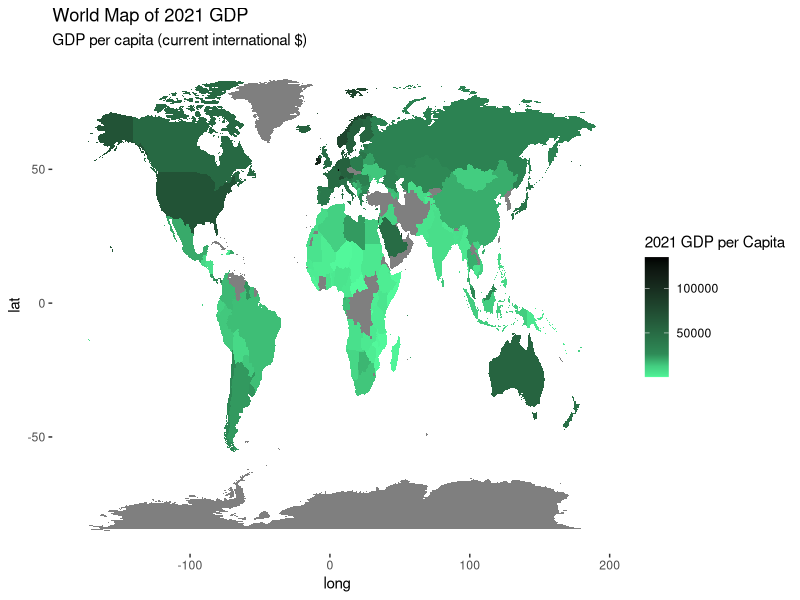

R code for this plot:
library(tidyverse)

# remove scientific notation from the map
options(scipen = 999)

# Load GDP dataset file
country_gdp <- read.csv(file = 'data/GDP_by_country.csv')

# Select the most recent year and rename column to prepare for join
most_recent_gdp <- country_gdp %>% 
  select(Country.Name, X2021) %>% 
  rename("region" = "Country.Name")

# Rename some elements to match the region in the map dataframe
most_recent_gdp[most_recent_gdp == "United States"] <- "USA"
most_recent_gdp[most_recent_gdp == "Russian Federation"] <- "Russia"
most_recent_gdp[most_recent_gdp == "Egypt, Arab Rep."] <- "Egypt"
most_recent_gdp[most_recent_gdp == "United Kingdom"] <- "UK"

# Create the map dataframe
world_coordinates <- map_data("world")

# Join the GDP dataframe and map dataframe together
joined_df <- left_join(world_coordinates, most_recent_gdp, by = "region")

# Use ggplot to form map
gdp_map <-ggplot(joined_df, aes( x = long, y = lat, group = group )) +
  geom_polygon(aes(fill = X2021)) +
  scale_fill_gradientn(colours = c('seagreen1', 'seagreen2', 'seagreen3', 'seagreen4', 'grey0')
                       , values = scales::rescale(c(50000, 100000, 500000, 1000000, 5000000))) +
  # get rid of background grid
  theme(panel.grid.major = element_blank(), 
        panel.grid.minor = element_blank(), 
        panel.background = element_blank()) +
  labs(fill = '2021 GDP per Capita'
       , title = 'World Map of 2021 GDP'
       , subtitle = 'GDP per capita (current international $)')
